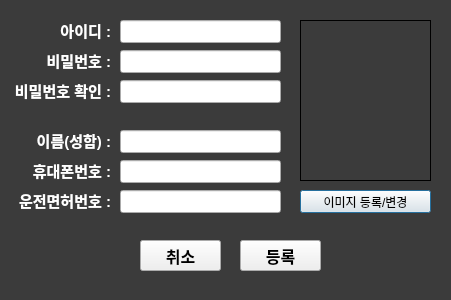
<?xml version="1.0" encoding="UTF-8"?>
<ui version="4.0">
 <class>Dialog</class>
 <widget class="QDialog" name="Dialog">
  <property name="geometry">
   <rect>
    <x>0</x>
    <y>0</y>
    <width>451</width>
    <height>300</height>
   </rect>
  </property>
  <property name="windowTitle">
   <string>Dialog</string>
  </property>
  <widget class="QLabel" name="background">
   <property name="geometry">
    <rect>
     <x>0</x>
     <y>-10</y>
     <width>451</width>
     <height>311</height>
    </rect>
   </property>
   <property name="styleSheet">
    <string notr="true">background-color: rgb(59, 59, 59);</string>
   </property>
   <property name="text">
    <string/>
   </property>
  </widget>
  <widget class="QLineEdit" name="id">
   <property name="geometry">
    <rect>
     <x>120</x>
     <y>20</y>
     <width>161</width>
     <height>23</height>
    </rect>
   </property>
  </widget>
  <widget class="QLabel" name="label_2">
   <property name="geometry">
    <rect>
     <x>40</x>
     <y>20</y>
     <width>71</width>
     <height>21</height>
    </rect>
   </property>
   <property name="styleSheet">
    <string notr="true">color: white; font: bold 15px;</string>
   </property>
   <property name="text">
    <string>아이디 :</string>
   </property>
   <property name="alignment">
    <set>Qt::AlignRight|Qt::AlignTrailing|Qt::AlignVCenter</set>
   </property>
  </widget>
  <widget class="QLabel" name="label_3">
   <property name="geometry">
    <rect>
     <x>40</x>
     <y>50</y>
     <width>71</width>
     <height>21</height>
    </rect>
   </property>
   <property name="styleSheet">
    <string notr="true">color: white; font: bold 15px;</string>
   </property>
   <property name="text">
    <string>비밀번호 :</string>
   </property>
   <property name="alignment">
    <set>Qt::AlignRight|Qt::AlignTrailing|Qt::AlignVCenter</set>
   </property>
  </widget>
  <widget class="QLineEdit" name="pw">
   <property name="geometry">
    <rect>
     <x>120</x>
     <y>50</y>
     <width>161</width>
     <height>23</height>
    </rect>
   </property>
  </widget>
  <widget class="QLabel" name="label_4">
   <property name="geometry">
    <rect>
     <x>10</x>
     <y>80</y>
     <width>101</width>
     <height>21</height>
    </rect>
   </property>
   <property name="styleSheet">
    <string notr="true">color: white; font: bold 15px;</string>
   </property>
   <property name="text">
    <string>비밀번호 확인 :</string>
   </property>
   <property name="alignment">
    <set>Qt::AlignRight|Qt::AlignTrailing|Qt::AlignVCenter</set>
   </property>
  </widget>
  <widget class="QLineEdit" name="pw_check">
   <property name="geometry">
    <rect>
     <x>120</x>
     <y>80</y>
     <width>161</width>
     <height>23</height>
    </rect>
   </property>
  </widget>
  <widget class="QLineEdit" name="name">
   <property name="geometry">
    <rect>
     <x>120</x>
     <y>130</y>
     <width>161</width>
     <height>23</height>
    </rect>
   </property>
   <property name="text">
    <string/>
   </property>
  </widget>
  <widget class="QLabel" name="label_5">
   <property name="geometry">
    <rect>
     <x>10</x>
     <y>130</y>
     <width>101</width>
     <height>21</height>
    </rect>
   </property>
   <property name="styleSheet">
    <string notr="true">color: white; font: bold 15px;</string>
   </property>
   <property name="text">
    <string>이름(성함) :</string>
   </property>
   <property name="alignment">
    <set>Qt::AlignRight|Qt::AlignTrailing|Qt::AlignVCenter</set>
   </property>
  </widget>
  <widget class="QLineEdit" name="phone">
   <property name="geometry">
    <rect>
     <x>120</x>
     <y>160</y>
     <width>161</width>
     <height>23</height>
    </rect>
   </property>
   <property name="text">
    <string/>
   </property>
  </widget>
  <widget class="QLabel" name="label_6">
   <property name="geometry">
    <rect>
     <x>10</x>
     <y>160</y>
     <width>101</width>
     <height>21</height>
    </rect>
   </property>
   <property name="styleSheet">
    <string notr="true">color: white; font: bold 15px;</string>
   </property>
   <property name="text">
    <string>휴대폰번호 :</string>
   </property>
   <property name="alignment">
    <set>Qt::AlignRight|Qt::AlignTrailing|Qt::AlignVCenter</set>
   </property>
  </widget>
  <widget class="QLineEdit" name="license">
   <property name="geometry">
    <rect>
     <x>120</x>
     <y>190</y>
     <width>161</width>
     <height>23</height>
    </rect>
   </property>
   <property name="text">
    <string/>
   </property>
  </widget>
  <widget class="QLabel" name="label_7">
   <property name="geometry">
    <rect>
     <x>10</x>
     <y>190</y>
     <width>101</width>
     <height>21</height>
    </rect>
   </property>
   <property name="styleSheet">
    <string notr="true">color: white; font: bold 15px;</string>
   </property>
   <property name="text">
    <string>운전면허번호 :</string>
   </property>
   <property name="alignment">
    <set>Qt::AlignRight|Qt::AlignTrailing|Qt::AlignVCenter</set>
   </property>
  </widget>
  <widget class="QLabel" name="image_frame">
   <property name="geometry">
    <rect>
     <x>300</x>
     <y>20</y>
     <width>131</width>
     <height>161</height>
    </rect>
   </property>
   <property name="frameShape">
    <enum>QFrame::Box</enum>
   </property>
   <property name="text">
    <string/>
   </property>
   <property name="alignment">
    <set>Qt::AlignCenter</set>
   </property>
  </widget>
  <widget class="QLineEdit" name="img_path">
   <property name="geometry">
    <rect>
     <x>30</x>
     <y>220</y>
     <width>251</width>
     <height>21</height>
    </rect>
   </property>
   <property name="autoFillBackground">
    <bool>false</bool>
   </property>
   <property name="styleSheet">
    <string notr="true">background-color: rgba(255, 255, 255, 0);
color: rgba(59, 59, 59, 0);</string>
   </property>
   <property name="text">
    <string/>
   </property>
   <property name="frame">
    <bool>false</bool>
   </property>
   <property name="alignment">
    <set>Qt::AlignCenter</set>
   </property>
  </widget>
  <widget class="QPushButton" name="add_image">
   <property name="geometry">
    <rect>
     <x>300</x>
     <y>190</y>
     <width>131</width>
     <height>23</height>
    </rect>
   </property>
   <property name="text">
    <string>이미지 등록/변경</string>
   </property>
  </widget>
  <widget class="QPushButton" name="register_2">
   <property name="geometry">
    <rect>
     <x>240</x>
     <y>240</y>
     <width>81</width>
     <height>31</height>
    </rect>
   </property>
   <property name="styleSheet">
    <string notr="true">font: bold 16px;
color: black;</string>
   </property>
   <property name="text">
    <string>등록</string>
   </property>
  </widget>
  <widget class="QPushButton" name="cancel">
   <property name="geometry">
    <rect>
     <x>140</x>
     <y>240</y>
     <width>81</width>
     <height>31</height>
    </rect>
   </property>
   <property name="styleSheet">
    <string notr="true">font: bold 16px;
color: black;</string>
   </property>
   <property name="text">
    <string>취소</string>
   </property>
  </widget>
 </widget>
 <resources/>
 <connections/>
</ui>
